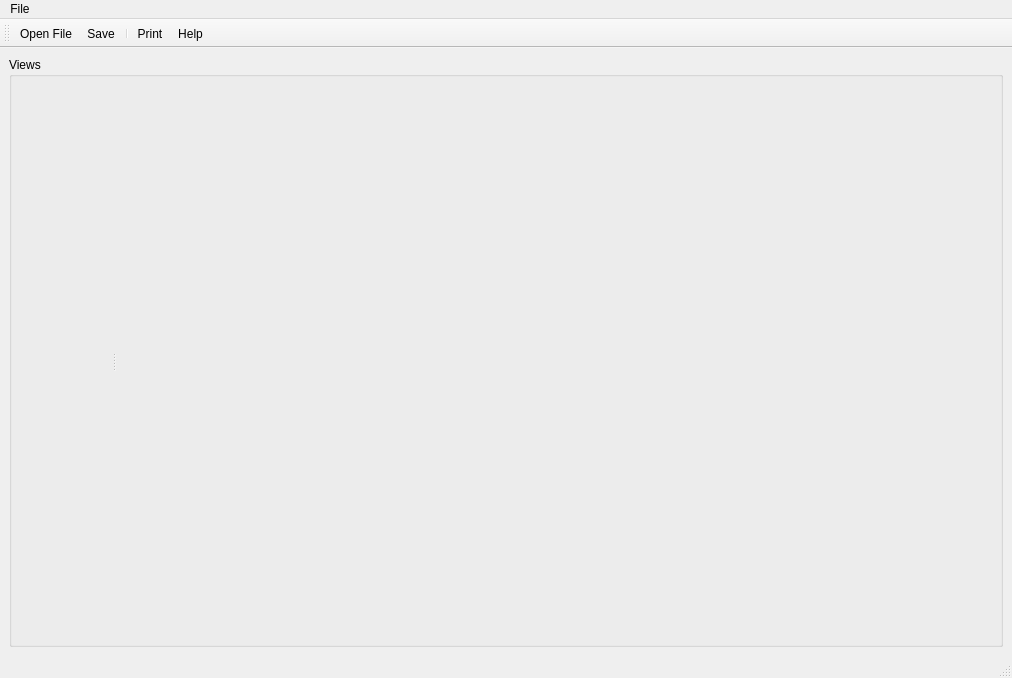
<?xml version="1.0" encoding="UTF-8"?>
<ui version="4.0">
 <class>StlUtils</class>
 <widget class="QMainWindow" name="StlUtils">
  <property name="geometry">
   <rect>
    <x>0</x>
    <y>0</y>
    <width>1012</width>
    <height>678</height>
   </rect>
  </property>
  <property name="windowTitle">
   <string>StlUtils</string>
  </property>
  <property name="windowIcon">
   <iconset resource="Icons/icons.qrc">
    <normaloff>:/Icons/help.png</normaloff>:/Icons/help.png</iconset>
  </property>
  <property name="iconSize">
   <size>
    <width>22</width>
    <height>22</height>
   </size>
  </property>
  <widget class="QWidget" name="centralwidget">
   <property name="maximumSize">
    <size>
     <width>16777215</width>
     <height>16777215</height>
    </size>
   </property>
   <layout class="QGridLayout" name="gridLayout">
    <item row="0" column="0">
     <widget class="QGroupBox" name="groupBoxGraph">
      <property name="sizePolicy">
       <sizepolicy hsizetype="Expanding" vsizetype="Expanding">
        <horstretch>1</horstretch>
        <verstretch>1</verstretch>
       </sizepolicy>
      </property>
      <property name="title">
       <string>Views</string>
      </property>
      <layout class="QVBoxLayout">
       <property name="spacing">
        <number>0</number>
       </property>
       <property name="margin">
        <number>0</number>
       </property>
       <item>
        <widget class="QSplitter" name="splitter">
         <property name="orientation">
          <enum>Qt::Horizontal</enum>
         </property>
         <widget class="QFrame" name="tableFrame">
          <property name="minimumSize">
           <size>
            <width>100</width>
            <height>0</height>
           </size>
          </property>
          <layout class="QVBoxLayout">
           <property name="spacing">
            <number>0</number>
           </property>
           <property name="margin">
            <number>0</number>
           </property>
          </layout>
         </widget>
         <widget class="QVTKWidget" name="qvtkWidget" native="true">
          <property name="sizePolicy">
           <sizepolicy hsizetype="Expanding" vsizetype="Expanding">
            <horstretch>1</horstretch>
            <verstretch>1</verstretch>
           </sizepolicy>
          </property>
          <property name="minimumSize">
           <size>
            <width>20</width>
            <height>20</height>
           </size>
          </property>
         </widget>
        </widget>
       </item>
      </layout>
     </widget>
    </item>
   </layout>
  </widget>
  <widget class="QMenuBar" name="menubar">
   <property name="geometry">
    <rect>
     <x>0</x>
     <y>0</y>
     <width>1012</width>
     <height>26</height>
    </rect>
   </property>
   <widget class="QMenu" name="menuFile">
    <property name="title">
     <string>File</string>
    </property>
    <addaction name="actionOpenFile"/>
    <addaction name="actionSave"/>
    <addaction name="separator"/>
    <addaction name="actionPrint"/>
    <addaction name="actionHelp"/>
    <addaction name="actionExit"/>
   </widget>
   <addaction name="menuFile"/>
  </widget>
  <widget class="QStatusBar" name="statusbar"/>
  <widget class="QToolBar" name="toolBar">
   <property name="orientation">
    <enum>Qt::Horizontal</enum>
   </property>
   <property name="iconSize">
    <size>
     <width>22</width>
     <height>22</height>
    </size>
   </property>
   <attribute name="toolBarArea">
    <enum>TopToolBarArea</enum>
   </attribute>
   <attribute name="toolBarBreak">
    <bool>false</bool>
   </attribute>
   <addaction name="actionOpenFile"/>
   <addaction name="actionSave"/>
   <addaction name="separator"/>
   <addaction name="actionPrint"/>
   <addaction name="actionHelp"/>
  </widget>
  <action name="actionOpenFile">
   <property name="enabled">
    <bool>true</bool>
   </property>
   <property name="icon">
    <iconset resource="Icons/icons.qrc">
     <normaloff>:/Icons/fileopen.png</normaloff>:/Icons/fileopen.png</iconset>
   </property>
   <property name="text">
    <string>Open File...</string>
   </property>
  </action>
  <action name="actionExit">
   <property name="text">
    <string>Exit</string>
   </property>
  </action>
  <action name="actionPrint">
   <property name="icon">
    <iconset resource="Icons/icons.qrc">
     <normaloff>:/Icons/print.png</normaloff>:/Icons/print.png</iconset>
   </property>
   <property name="text">
    <string>Print</string>
   </property>
  </action>
  <action name="actionHelp">
   <property name="icon">
    <iconset resource="Icons/icons.qrc">
     <normaloff>:/Icons/help.png</normaloff>:/Icons/help.png</iconset>
   </property>
   <property name="text">
    <string>Help</string>
   </property>
  </action>
  <action name="actionSave">
   <property name="icon">
    <iconset resource="Icons/icons.qrc">
     <normaloff>:/Icons/filesave.png</normaloff>:/Icons/filesave.png</iconset>
   </property>
   <property name="text">
    <string>Save</string>
   </property>
  </action>
 </widget>
 <customwidgets>
  <customwidget>
   <class>QVTKWidget</class>
   <extends>QWidget</extends>
   <header>QVTKWidget.h</header>
  </customwidget>
 </customwidgets>
 <resources>
  <include location="Icons/icons.qrc"/>
 </resources>
 <connections/>
</ui>
